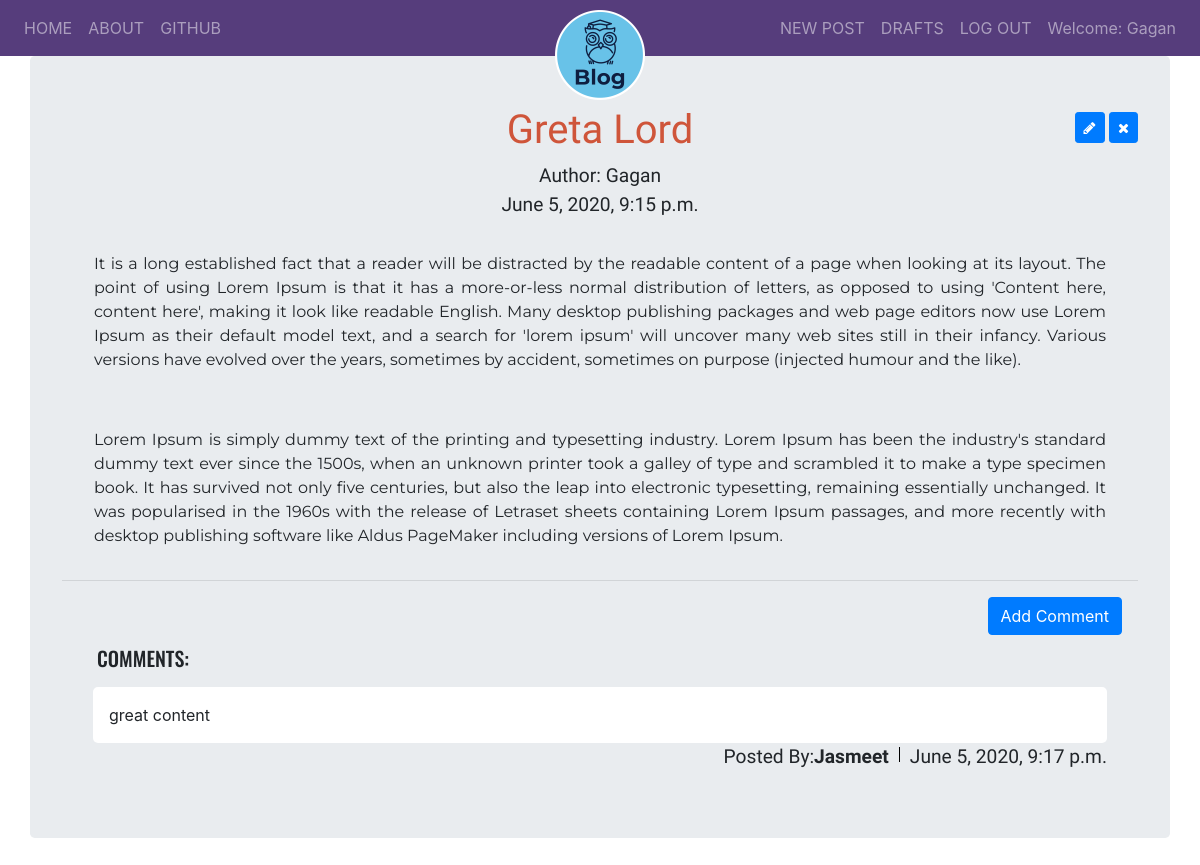
Before: /post/2/ (signed in) with the older database file.
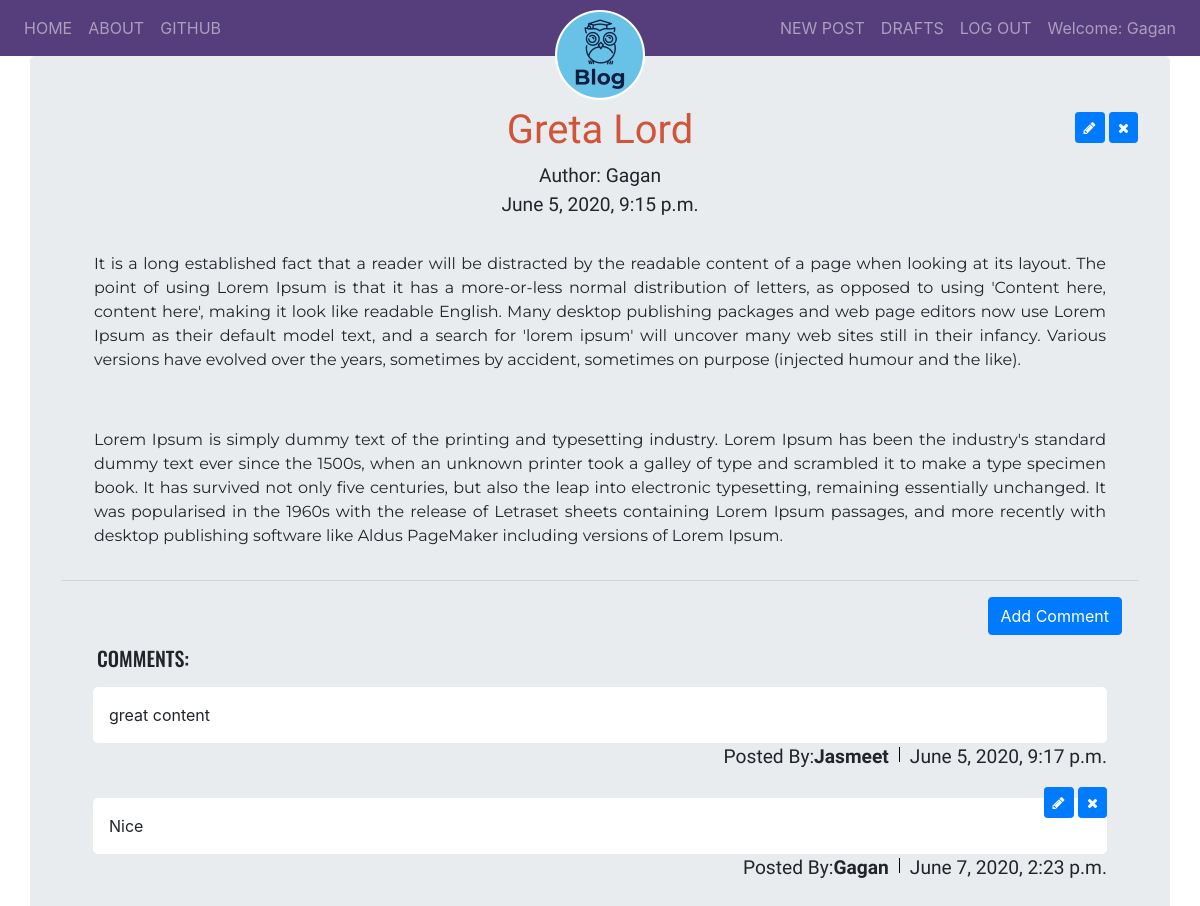
After: the same page with the newer database file.
### blog/models.py (models this page shows, shortened)
class Comment(models.Model):
    post = models.ForeignKey('blog.Post', related_name='comments', on_delete=models.CASCADE)
    author = models.ForeignKey('auth.User', on_delete=models.CASCADE)
    text = models.TextField()
    create_date = models.DateTimeField(default=timezone.now)
    approved_comment = models.BooleanField(default=False)

### blog/views.py (the view)
# urls.py: path('post/<int:pk>/', views.PostDetailView.as_view(), name='post_detail'),
class PostDetailView(DetailView):
    model = Post

### blog/templates/blog/post_detail.html (shortened to what this page needs)
{% extends 'blog/base.html' %}
{% block bodyblock %}
<h1 class="posttitle text-center">{{post.title}}</h1>
{% if user.is_authenticated and user == post.author %}
<div class="postupdate">
  <a class="btn btn-primary btn-sm" href="{% url 'blog:post_edit' pk=post.pk %}">
    <i class="fa fa-pencil" aria-hidden="true"></i>
  </a>
  <a class="btn btn-primary btn-sm" href="{% url 'blog:post_remove' pk=post.pk %}">
    <i class="fa fa-times" aria-hidden="true"></i>
  </a>
</div>
{% endif %}
{% if post.published_date %}
<div class="date text-center">Author: {{post.author|title}}</div>
<div class="date text-center">{{post.published_date}}</div>
{% else %}
<div class="text-center">
  <a class="btn btn-default" href="{% url 'blog:post_publish' pk=post.pk %}">Publish</a>
</div>
{% endif %}
<div class="postcontent text-justify">{{post.text|safe|linebreaksbr}}</div>
<hr>
{% if post.published_date %}
<a class="btn btn-primary btn-comment pull-right mr-3" href="{% url 'blog:add_comment_to_post' pk=post.pk %}">Add Comment</a>
<div class="container post_detail">
  <h5>COMMENTS:</h5>
  {% for comment in post.comments.all %}
  <br>
  <div class="comments px-3 mb-2">
    {% if user == comment.author or user == post.author or comment.approved_comment %}
    <div class="comments_body px-3 mb-1">{{comment.text|safe|linebreaks}}</div>
    <div class="comments_meta">
      {% if comment.approved_comment %}
      <span>Posted By:<strong>{{comment.author|title}}</strong></span>
      {% else %}
      <span>Waiting for Approval... | Posted By:<strong>{{comment.author|title}}</strong></span>
      {% endif %}
      <span>{{comment.create_date}}</span>
    </div>
    {% if user == post.author and not comment.approved_comment %}
    <div class="comment_approve">
      <a class="btn btn-primary btn-sm" href="{% url 'blog:comment_approve' pk=comment.pk %}">
        <i class="fa fa-check" aria-hidden="true"></i>
      </a>
      <a class="btn btn-primary btn-sm" href="{% url 'blog:comment_remove' pk=comment.pk %}">
        <i class="fa fa-times" aria-hidden="true"></i>
      </a>
    </div>
    {% elif user == comment.author %}
    <div class="comment_approve">
      <a class="btn btn-primary btn-sm" href="{% url 'blog:comment_edit' pk=comment.pk %}">
        <i class="fa fa-pencil" aria-hidden="true"></i>
      </a>
      <a class="btn btn-primary btn-sm" href="{% url 'blog:comment_remove' pk=comment.pk %}">
        <i class="fa fa-times" aria-hidden="true"></i>
      </a>
    </div>
    {% endif %}
    {% endif %}
  </div>
  {% empty %}
  <span class="ml-3">No Comments</span>
  {% endfor %}
</div>
{% endif %}
{% endblock %}

Changed rows visible on the page:
added Comment: text "Nice", author "Gagan", create_date "June 7, 2020, 2:23 p.m.", approved_comment True (drawn)
